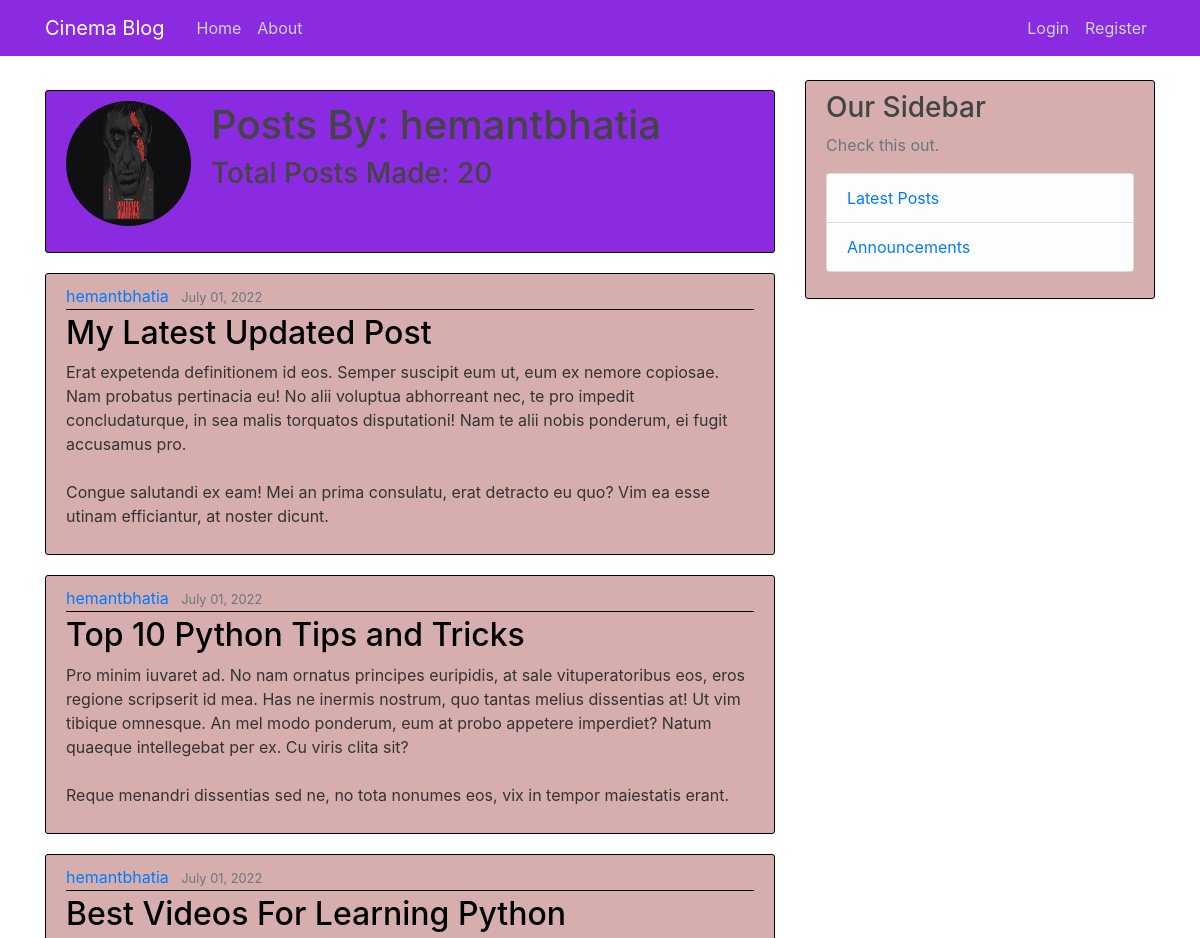
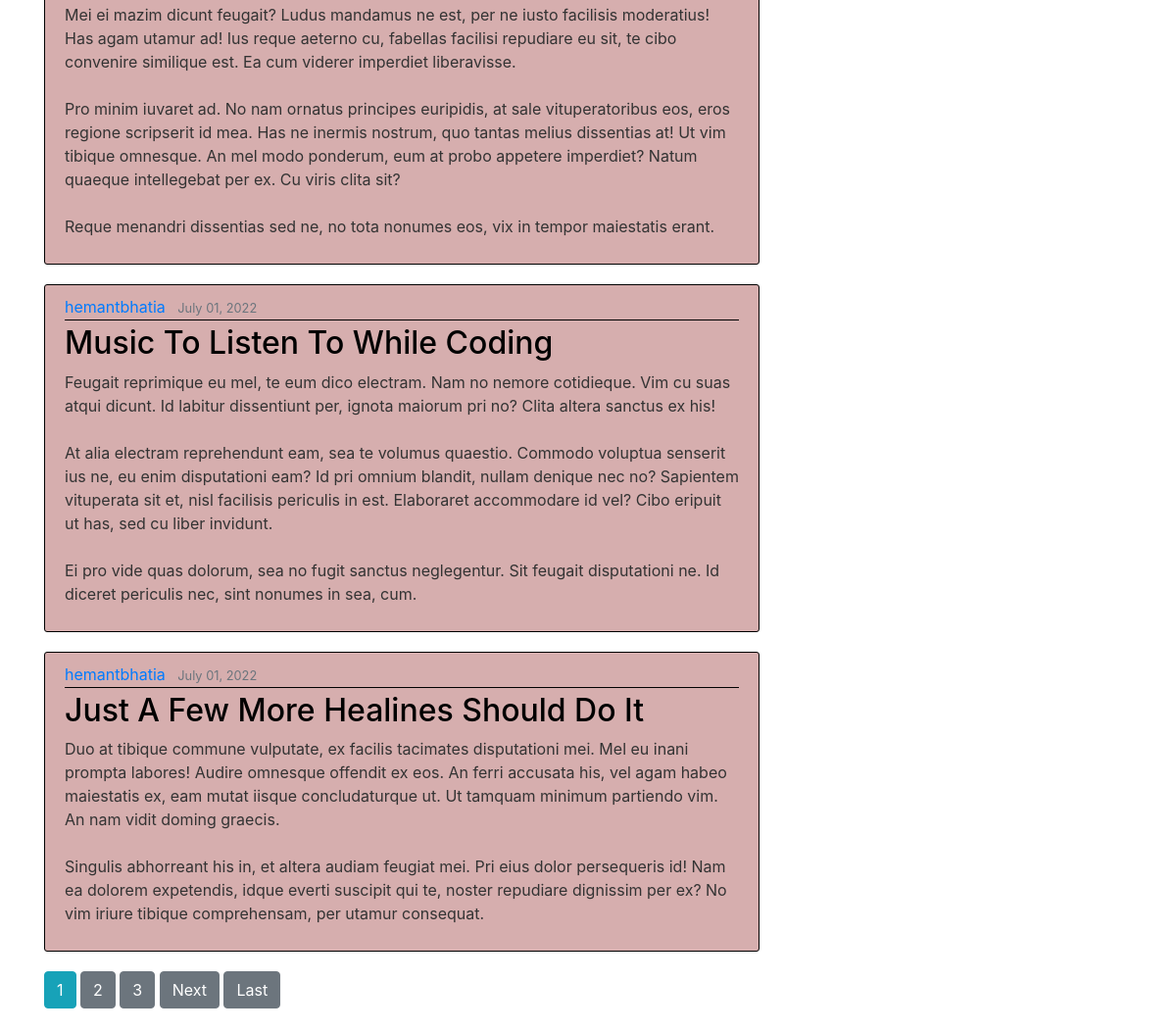
Screenshot of /user/hemantbhatia with the database file from the repository (2 pictures, top to bottom).
### blog/models.py (models this page shows, shortened)
class Post(models.Model):
    title = models.CharField(max_length=100)
    content = models.TextField()
    date_posted = models.DateTimeField(default=timezone.now) #auto_now / auto_now_add (only when object created : doesnt allow changing dates)
    author = models.ForeignKey(User , on_delete=models.CASCADE)

### blog/views.py (the view)
# urls.py: path('user/<str:username>', UserPostListView.as_view(),name='user-posts'),
class UserPostListView(ListView):
    model = Post
    template_name =  'blog/user_posts.html' #<app>/<model>_<viewtype>.html
    context_object_name = 'posts' #{{context default: objectlist}}
    paginate_by = 5
    def get_context_data(self, **kwargs):
        context = super().get_context_data(**kwargs)
        user_id = User.objects.get(username = self.kwargs.get('username')).id
        context["user_image"] = Profile.objects.get(user = user_id).image.url
        return context
    def get_queryset(self):
        user = get_object_or_404(User, username = self.kwargs.get('username'))
        return Post.objects.filter(author=user).order_by('-date_posted')

### blog/templates/blog/user_posts.html (shortened to what this page needs)
{% extends 'blog/base.html' %}
{% block content %}
<div class="content-section" style="background-color: blueviolet; margin-top: 10px;">
    <div class="media">
        <img class="rounded-circle account-img" src="{{ user_image }}">
        <div class="media-body">
        <h2 class="account-heading">Posts By: {{ view.kwargs.username }}</h2>
        <h3> Total Posts Made: {{ page_obj.paginator.count }}</h3>
        </div>
    </div>
</div>
    {% for post in posts %}
        <article class="media content-section">
            <div class="media-body">
            <div class="article-metadata">
                <a class="mr-2" href="{% url 'user-posts' post.author.username %}">{{ post.author }}</a>
                <small class="text-muted">{{ post.date_posted|date:"F d, Y" }}</small>
            </div>
            <h2><a class="article-title" href="{% url 'post-detail' post.id %}">{{ post.title }}</a></h2>
            <p class="article-content">{{ post.content }}</p>
            </div>
        </article>
    {% endfor %}
    {% if is_paginated %}
    <div class="pagination">
        <span class="step-links">
            {% for num in page_obj.paginator.page_range %}
                {% if page_obj.number == num %}
                    <a class="btn btn-info mb-4" href="?page={{ num }}"> {{ num }} </a>
                {% elif num > page_obj.number|add:'-3' and num < page_obj.number|add:'3' %}
                    <a class="btn btn-secondary mb-4" href="?page={{ num }}"> {{ num }} </a>
                {% endif %}
            {% endfor %}
            {% if page_obj.has_next %}
                <a class="btn btn-secondary mb-4" href="?page={{ page_obj.next_page_number }}"> Next </a>
                <a class="btn btn-secondary mb-4" href="?page={{ page_obj.paginator.num_pages }}"> Last </a>
            {% endif %}
        </span>
    </div>
    {% endif %}
{% endblock %}

### blog/static/blog/main.css (style rules this page uses)
body { color: #333333; margin-top: 5rem; background:url('https://previews.123rf.com/images/krekdm/krekdm1607/krekdm160700082/59591880-seamless-cinema-pattern-can-be-used-for-wallpaper-website-background-wrapping-paper-cinema-vector-br.jpg'); }
h1, h2, h3, h4, h5, h6 { color: #444444; }
.content-section { background: rgb(214, 174, 174); padding: 10px 20px; border: 1px solid black; border-radius: 3px; margin-bottom: 20px; }
.article-title { color: black; }
.article-content { white-space: pre-line; }
.article-metadata { padding-bottom: 1px; margin-bottom: 4px; border-bottom: 1px solid black; }
.account-img { height: 125px; width: 125px; margin-right: 20px; margin-bottom: 16px; }
.account-heading { font-size: 2.5rem; }

### rows the page displays
Post: author "hemantbhatia", date_posted "July 01, 2022", title "My Latest Updated Post", content "Erat expetenda definitionem id eos. Semper suscipit eum ut, eum ex nemore copiosae. Nam probatus pertinacia eu! No alii voluptua abhorreant nec, te pro impedit concludaturque, in sea malis torquatos disputationi! Nam te alii nobis ponderum, ei fugit accusamus pro. Congue salutandi ex eam! Mei an prima consulatu, erat detracto eu quo? Vim ea esse utinam efficiantur, at noster dicunt."
Post: author "hemantbhatia", date_posted "July 01, 2022", title "Top 10 Python Tips and Tricks", content "Pro minim iuvaret ad. No nam ornatus principes euripidis, at sale vituperatoribus eos, eros regione scripserit id mea. Has ne inermis nostrum, quo tantas melius dissentias at! Ut vim tibique omnesque. An mel modo ponderum, eum at probo appetere imperdiet? Natum quaeque intellegebat per ex. Cu viris clita sit? Reque menandri dissentias sed ne, no tota nonumes eos, vix in tempor maiestatis erant."
Post: author "hemantbhatia", date_posted "July 01, 2022", title "Best Videos For Learning Python", content "Mei ei mazim dicunt feugait? Ludus mandamus ne est, per ne iusto facilisis moderatius! Has agam utamur ad! Ius reque aeterno cu, fabellas facilisi repudiare eu sit, te cibo convenire similique est. Ea cum viderer imperdiet liberavisse. Pro minim iuvaret ad. No nam ornatus principes euripidis, at sale vituperatoribus eos, eros regione scripserit id mea. Has ne inermis nostrum, quo tantas melius dissentias at! Ut vim tibique omnesque. An mel modo ponderum, eum at probo appetere imperdiet? Natum quaeque intellegebat per ex. Cu viris clita sit? Reque menandri dissentias sed ne, no tota nonumes eos, vix in tempor maiestatis erant."
Post: author "hemantbhatia", date_posted "July 01, 2022", title "Music To Listen To While Coding", content "Feugait reprimique eu mel, te eum dico electram. Nam no nemore cotidieque. Vim cu suas atqui dicunt. Id labitur dissentiunt per, ignota maiorum pri no? Clita altera sanctus ex his! At alia electram reprehendunt eam, sea te volumus quaestio. Commodo voluptua senserit ius ne, eu enim disputationi eam? Id pri omnium blandit, nullam denique nec no? Sapientem vituperata sit et, nisl facilisis periculis in est. Elaboraret accommodare id vel? Cibo eripuit ut has, sed cu liber invidunt. Ei pro vide quas dolorum, sea no fugit sanctus neglegentur. Sit feugait disputationi ne. Id diceret periculis nec, sint nonumes in sea, cum."
Post: author "hemantbhatia", date_posted "July 01, 2022", title "Just A Few More Healines Should Do It", content "Duo at tibique commune vulputate, ex facilis tacimates disputationi mei. Mel eu inani prompta labores! Audire omnesque offendit ex eos. An ferri accusata his, vel agam habeo maiestatis ex, eam mutat iisque concludaturque ut. Ut tamquam minimum partiendo vim. An nam vidit doming graecis. Singulis abhorreant his in, et altera audiam feugiat mei. Pri eius dolor persequeris id! Nam ea dolorem expetendis, idque everti suscipit qui te, noster repudiare dignissim per ex? No vim iriure tibique comprehensam, per utamur consequat."

### other values shown
{{ view.kwargs.username }} "hemantbhatia"
{{ page_obj.paginator.count }} "20"
{{ num }} "1"
{{ num }} "2" "3"
